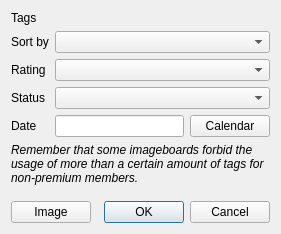
<?xml version="1.0" encoding="UTF-8"?>
<ui version="4.0">
 <class>SearchWindow</class>
 <widget class="QDialog" name="SearchWindow">
  <property name="geometry">
   <rect>
    <x>0</x>
    <y>0</y>
    <width>281</width>
    <height>234</height>
   </rect>
  </property>
  <property name="sizePolicy">
   <sizepolicy hsizetype="Fixed" vsizetype="Fixed">
    <horstretch>0</horstretch>
    <verstretch>0</verstretch>
   </sizepolicy>
  </property>
  <property name="windowTitle">
   <string>Search</string>
  </property>
  <property name="windowIcon">
   <iconset resource="../resources/resources.qrc">
    <normaloff>:/images/icon.ico</normaloff>:/images/icon.ico</iconset>
  </property>
  <layout class="QFormLayout" name="formLayout">
   <property name="fieldGrowthPolicy">
    <enum>QFormLayout::AllNonFixedFieldsGrow</enum>
   </property>
   <item row="1" column="0">
    <widget class="QLabel" name="label">
     <property name="text">
      <string>Sort by</string>
     </property>
    </widget>
   </item>
   <item row="1" column="1">
    <widget class="QComboBox" name="comboOrder">
     <item>
      <property name="text">
       <string/>
      </property>
     </item>
     <item>
      <property name="text">
       <string>ID (ascending)</string>
      </property>
     </item>
     <item>
      <property name="text">
       <string>ID (descending)</string>
      </property>
     </item>
     <item>
      <property name="text">
       <string>Score (ascending)</string>
      </property>
     </item>
     <item>
      <property name="text">
       <string>Score (descending)</string>
      </property>
     </item>
     <item>
      <property name="text">
       <string>Megapixels (ascending)</string>
      </property>
     </item>
     <item>
      <property name="text">
       <string>Megapixels (descending)</string>
      </property>
     </item>
     <item>
      <property name="text">
       <string>Filesize</string>
      </property>
     </item>
     <item>
      <property name="text">
       <string>Landscape orientation</string>
      </property>
     </item>
     <item>
      <property name="text">
       <string>Portrait orientation</string>
      </property>
     </item>
     <item>
      <property name="text">
       <string>Favorites count</string>
      </property>
     </item>
     <item>
      <property name="text">
       <string>Rank</string>
      </property>
     </item>
    </widget>
   </item>
   <item row="2" column="0">
    <widget class="QLabel" name="label_2">
     <property name="text">
      <string>Rating</string>
     </property>
    </widget>
   </item>
   <item row="2" column="1">
    <layout class="QHBoxLayout" name="horizontalLayout_3" stretch="1">
     <item>
      <widget class="QComboBox" name="comboRating">
       <item>
        <property name="text">
         <string/>
        </property>
       </item>
       <item>
        <property name="text">
         <string>Safe</string>
        </property>
       </item>
       <item>
        <property name="text">
         <string>Safe (no)</string>
        </property>
       </item>
       <item>
        <property name="text">
         <string>Questionable</string>
        </property>
       </item>
       <item>
        <property name="text">
         <string>Questionable (no)</string>
        </property>
       </item>
       <item>
        <property name="text">
         <string>Explicit</string>
        </property>
       </item>
       <item>
        <property name="text">
         <string>Explicit (no)</string>
        </property>
       </item>
      </widget>
     </item>
    </layout>
   </item>
   <item row="3" column="0">
    <widget class="QLabel" name="label_4">
     <property name="text">
      <string>Status</string>
     </property>
    </widget>
   </item>
   <item row="3" column="1">
    <widget class="QComboBox" name="comboStatus">
     <item>
      <property name="text">
       <string/>
      </property>
     </item>
     <item>
      <property name="text">
       <string>Deleted</string>
      </property>
     </item>
     <item>
      <property name="text">
       <string>Active</string>
      </property>
     </item>
     <item>
      <property name="text">
       <string>Flagged</string>
      </property>
     </item>
     <item>
      <property name="text">
       <string>Pending</string>
      </property>
     </item>
     <item>
      <property name="text">
       <string>All</string>
      </property>
     </item>
    </widget>
   </item>
   <item row="4" column="0">
    <widget class="QLabel" name="label_3">
     <property name="text">
      <string>Date</string>
     </property>
    </widget>
   </item>
   <item row="4" column="1">
    <layout class="QHBoxLayout" name="horizontalLayout">
     <item>
      <widget class="QLineEdit" name="lineDate"/>
     </item>
     <item>
      <widget class="QPushButton" name="buttonCalendar">
       <property name="text">
        <string>Calendar</string>
       </property>
      </widget>
     </item>
    </layout>
   </item>
   <item row="5" column="0" colspan="2">
    <widget class="QLabel" name="label_5">
     <property name="text">
      <string>&lt;i&gt;Remember that some imageboards forbid the usage of more than a certain amount of tags for non-premium members.</string>
     </property>
     <property name="wordWrap">
      <bool>true</bool>
     </property>
    </widget>
   </item>
   <item row="6" column="0" colspan="2">
    <spacer name="verticalSpacer">
     <property name="orientation">
      <enum>Qt::Vertical</enum>
     </property>
     <property name="sizeType">
      <enum>QSizePolicy::Expanding</enum>
     </property>
     <property name="sizeHint" stdset="0">
      <size>
       <width>20</width>
       <height>10</height>
      </size>
     </property>
    </spacer>
   </item>
   <item row="7" column="0" colspan="2">
    <layout class="QHBoxLayout" name="horizontalLayout_2">
     <item>
      <widget class="QPushButton" name="buttonImage">
       <property name="text">
        <string>Image</string>
       </property>
      </widget>
     </item>
     <item>
      <widget class="QDialogButtonBox" name="buttonBox">
       <property name="orientation">
        <enum>Qt::Horizontal</enum>
       </property>
       <property name="standardButtons">
        <set>QDialogButtonBox::Cancel|QDialogButtonBox::Ok</set>
       </property>
      </widget>
     </item>
    </layout>
   </item>
   <item row="0" column="0">
    <widget class="QLabel" name="label_6">
     <property name="text">
      <string>Tags</string>
     </property>
    </widget>
   </item>
  </layout>
 </widget>
 <tabstops>
  <tabstop>comboOrder</tabstop>
  <tabstop>comboRating</tabstop>
  <tabstop>comboStatus</tabstop>
  <tabstop>lineDate</tabstop>
  <tabstop>buttonCalendar</tabstop>
  <tabstop>buttonImage</tabstop>
  <tabstop>buttonBox</tabstop>
 </tabstops>
 <resources>
  <include location="../resources/resources.qrc"/>
 </resources>
 <connections>
  <connection>
   <sender>buttonBox</sender>
   <signal>accepted()</signal>
   <receiver>SearchWindow</receiver>
   <slot>accept()</slot>
   <hints>
    <hint type="sourcelabel">
     <x>248</x>
     <y>254</y>
    </hint>
    <hint type="destinationlabel">
     <x>157</x>
     <y>274</y>
    </hint>
   </hints>
  </connection>
  <connection>
   <sender>buttonBox</sender>
   <signal>rejected()</signal>
   <receiver>SearchWindow</receiver>
   <slot>reject()</slot>
   <hints>
    <hint type="sourcelabel">
     <x>316</x>
     <y>260</y>
    </hint>
    <hint type="destinationlabel">
     <x>286</x>
     <y>274</y>
    </hint>
   </hints>
  </connection>
 </connections>
</ui>
